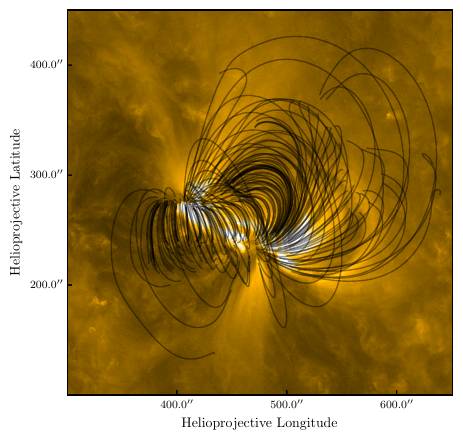

Source code (Python):
"""
This example shows how to compute a PFSS solution from pfsspy, trace some field lines, and
overplot the traced field lines on an AIA 171 map.
Adapted from https://pfsspy.readthedocs.io/en/stable/auto_examples/plot_aia_overplotting.html
"""
import os

import astropy.units as u
from astropy.coordinates import SkyCoord
from astropy.visualization import ImageNormalize, SqrtStretch
import matplotlib.pyplot as plt
import numpy as np
import sunpy.map
import sunpy.io.fits
import pfsspy
import pfsspy.coords

from sunpy_paper import data_dir


###############################
#  Load GONG and AIA Data     #
###############################

# Load a GONG magnetic field map. The map date is 10/03/2019
[[br, header]] = sunpy.io.fits.read(
    os.path.join(data_dir, '190310t0014gong.fits'))
# The mean is subtracted to enforce div(B) = 0 on the solar surface
br = br - np.mean(br)
# GONG maps have their LH edge at -180deg in Carrington Longitude so roll to get it at 0deg.
br = np.roll(br, header['CRVAL1'] + 180, axis=1)

# Load the corresponding AIA 171 map
aia = sunpy.map.Map(os.path.join(
    data_dir, 'aia_lev1_171a_2019_03_10t00_00_09_35z_image_lev1.fits'))
# Crop to the desired active region
aia_submap = aia.submap(
    SkyCoord(Tx=300*u.arcsec, Ty=100*u.arcsec, frame=aia.coordinate_frame),
    SkyCoord(Tx=650*u.arcsec, Ty=450*u.arcsec, frame=aia.coordinate_frame),
)


###############################
#    Field Extrapolation      #
###############################

# Define the number of grid points in rho
nrho = 100
# And the source surface radius.
rss = 2.5
# Construct an `Input` object that stores this information
pfss_input = pfsspy.Input(br, nrho, rss, dtime=aia_submap.date)
# Compute the PFSS solution from the GONG magnetic field input
pfss_output = pfsspy.pfss(pfss_input)


###############################
#    Field Line Tracing       #
###############################

center_hgc = aia_submap.center.transform_to('heliographic_carrington')
# Construct a grid of seed points to trace some magnetic field lines
# These seed points are grouped about the center of the AR
s, phi = np.meshgrid(
    np.linspace(np.sin(center_hgc.lat)-0.07, np.sin(center_hgc.lat)+0.03, 15),
    np.deg2rad(np.linspace(center_hgc.lon.to(u.deg) - 7*u.deg,
                           center_hgc.lon.to(u.deg)+3*u.deg, 15)),
)
# Trace a field line for every seed point
flines = []
r = 0.01
for _s, _phi in zip(s.ravel(), phi.ravel()):
    x0 = np.array(pfsspy.coords.strum2cart(r, _s, _phi))
    flines.append(pfss_output.trace(x0, atol=1e-9, rtol=1e-5))


###############################
#           Plotting          #
###############################

# Plot the AIA map, along with the traced magnetic field lines. Inside the
# loop the field lines are converted to the AIA observer coordinate frame,
# and then plotted on top of the map.
fig = plt.figure(figsize=(5, 5))
ax = plt.subplot(1, 1, 1, projection=aia_submap)
aia_submap.plot(
    axes=ax,
    title=True,
    norm=ImageNormalize(vmin=0, vmax=2e3, stretch=SqrtStretch())
)
for f in flines:
    f_hpc = f.transform_to(aia_submap.coordinate_frame)
    # Only plot fieldlines in the AR
    if (
        np.any(f_hpc.Tx < aia_submap.bottom_left_coord.Tx) or
        np.any(f_hpc.Ty < aia_submap.bottom_left_coord.Ty) or
        np.any(f_hpc.Tx > aia_submap.top_right_coord.Tx) or
        np.any(f_hpc.Ty > aia_submap.top_right_coord.Ty)
    ):
        continue
    ax.plot_coord(f_hpc, alpha=0.6, linewidth=1, color='black')
ax.grid(alpha=0)
lon, lat = ax.coords
# Save figure
fig.savefig('fig_fieldlines_aia.pdf')
